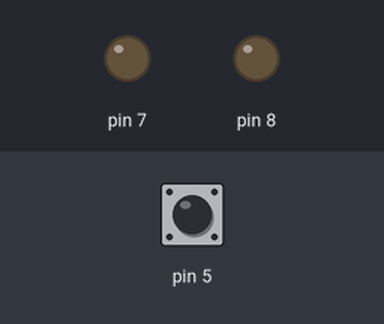
A sketch run on a simulated Arduino Uno, built with avr-gcc and run on an emulated ATmega328P. Shown: output pins drawn as LEDs (lit = HIGH). Dashed ring = blinking. Inputs (shaded band) come from the test bench; at power-on: pin 5 HIGH.

Above: at 1.2 s.
1.3 s: pin 5 pulled LOW for 0.15 s
At 1.7 s:
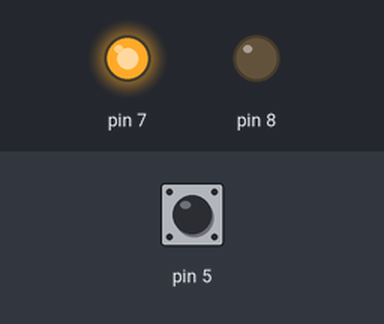
3.8 s: pin 5 pulled LOW for 3.2 s
At 4.7 s:
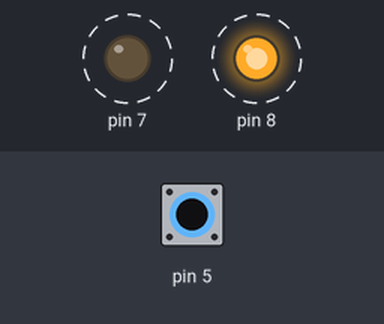
Timing chart, 0 to 9.3 s (numbered marks = the images above; inputs shaded):
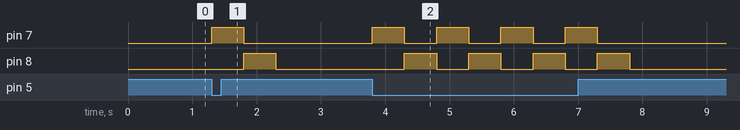

Measured:
- after the input at 1.3 s, pin 7: LOW → HIGH at once, → LOW 0.50 s later; pin 8: LOW → HIGH after 0.50 s, → LOW 0.50 s later
- after the input at 3.8 s, pin 7: alternates HIGH for 0.50 s and LOW for 0.50 s, 8 changes in all, then stays LOW, starting at once; pin 8: alternates HIGH for 0.50 s and LOW for 0.50 s, 8 changes in all, then stays LOW, starting after 0.50 s

The sketch:

aula1.1.ino
```cpp
/* Arduino para iniciantes Aula01
  Autor: Washington Fernandes de Barros
  Data: 31/12/2023
*/

//--Função de Congiguração

void setup()
{
  pinMode(7,OUTPUT);
  pinMode(8,OUTPUT);
  pinMode(5,INPUT_PULLUP);


}

void loop()
{
  if(!digitalRead(5))
  {
    digitalWrite(7,HIGH);
    digitalWrite(8,LOW);
    delay(500);

    digitalWrite(7,LOW);
    digitalWrite(8,HIGH);
    delay(500);
  }
  else
  {
      digitalWrite(7,LOW);
      digitalWrite(8,LOW);
  }


}
```
